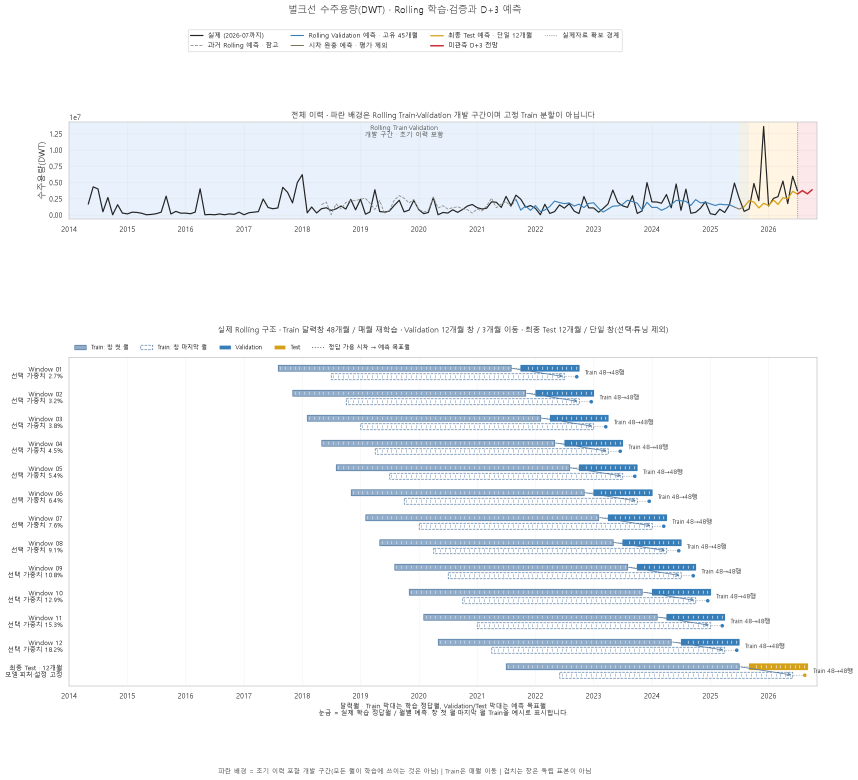
#> input picture frontend/src/assets/forecast/bulk.png, 1715 x 1560 px (shown at 1/2 size)
$ python -i trim_weakc.py   (imports and definitions only)
#> lines starting #> are read from the running program, lines starting #| are printed output that depends on the picture; after the words box and inside, x2 and y2 are one past the last pixel; in counts of white or black regions, pixels touching at a corner belong together
"""약신호 필터 막대 그림(s{k}_weakt.webp)에서 0% 행을 잘라 낸 요약판(s{k}_weakc.webp)을 만든다.

막대가 있는 행 + (있으면) 범례·x축만 남기고, 잘린 자리는 회색 점선으로 표시한다.
반환값: 선종 인덱스별 {"shown": 남긴 행 수, "zero": 생략한 0% 행 수}
"""
from pathlib import Path

import numpy as np
from PIL import Image, ImageDraw


def trim_one(src: Path, dst: Path) -> dict:
#> called with dst = 'out.png'
    im = Image.open(src).convert("RGB")
    a = np.array(im).astype(int)
    H, W, _ = a.shape
#> H = 1560; W = 1715
    r, g, b = a[..., 0], a[..., 1], a[..., 2]
#> r: shape (1560, 1715) int64; 222 distinct labels, from 34 to 255
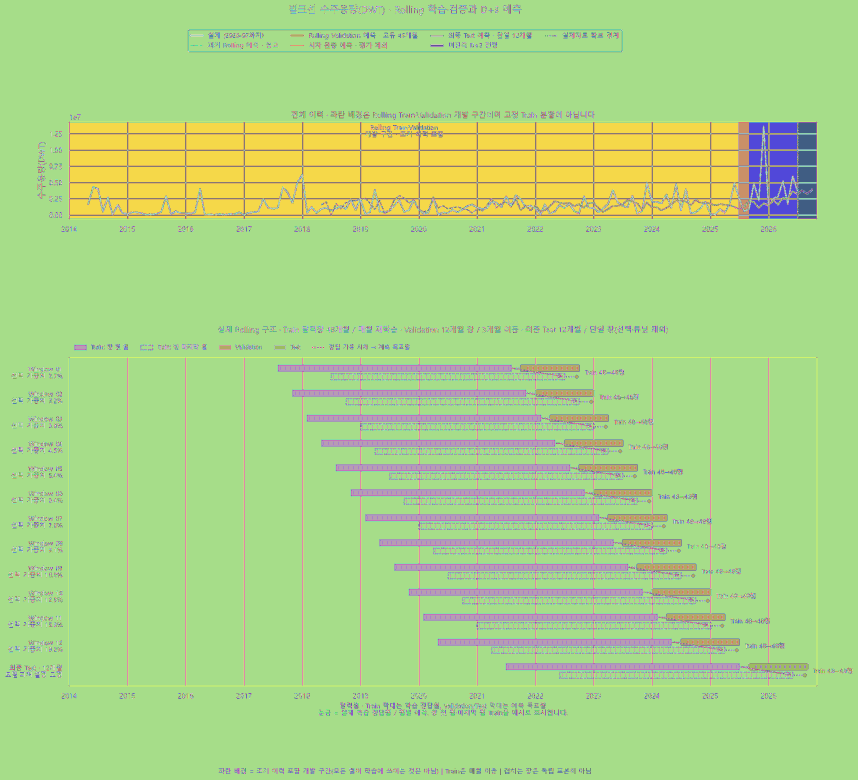
#> g: shape (1560, 1715) int64 (shown at 1/2 size); 222 distinct labels, from 34 to 255; one colour per label, 0 black
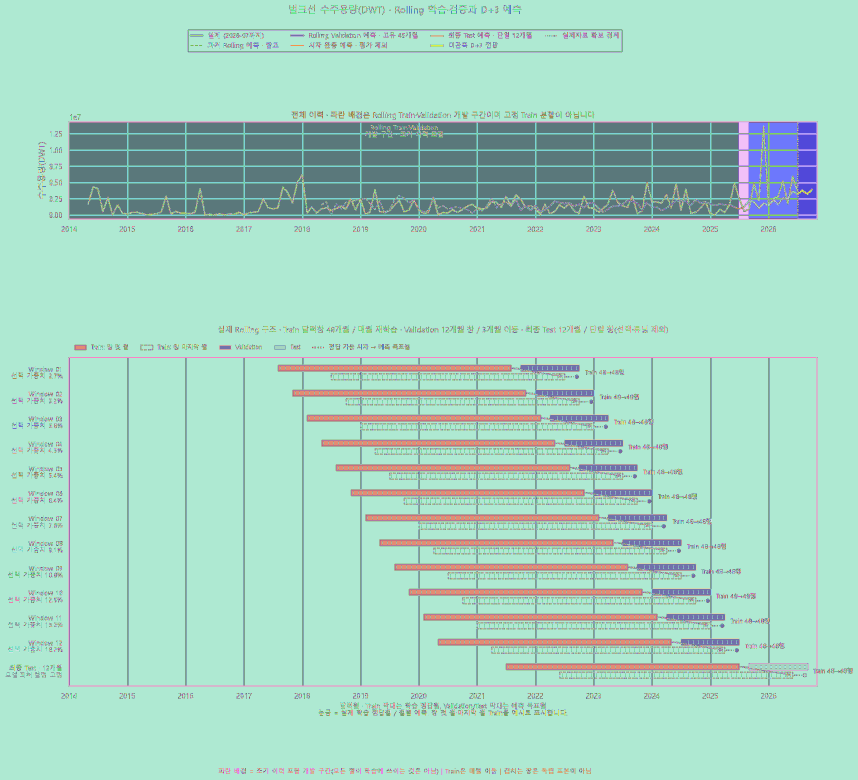
#> b: shape (1560, 1715) int64 (shown at 1/2 size); 233 distinct labels, from 23 to 255; one colour per label, 0 black
    bar = ((b > 140) & (r < 120) & (g < 150) & (b - r > 50)) | ((r > 170) & (g < 110) & (b < 110))
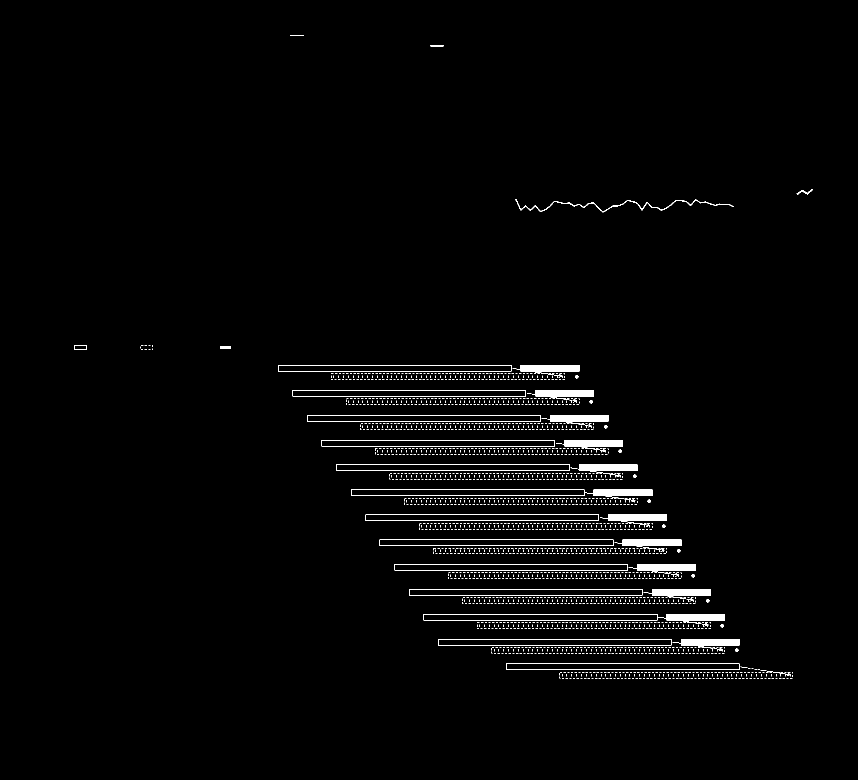
#> bar: shape (1560, 1715) bool (shown at 1/2 size); 1.6% white; 2300 white regions (2248 under 20 px), largest, box (x1, y1, x2, y2) and area: (1025, 730, 1159, 756) 1576, (1200, 1029, 1334, 1055) 1575, (1170, 979, 1305, 1005) 1573
    ys, xs = np.where(bar)
    left = int(xs.min())
#> left = 149
    rows = np.unique(ys)
#> rows = 438 values from 70 to 1356
    cl, s, p = [], rows[0], rows[0]
#> cl = []; s = 70; p = 70
    for y in rows[1:]:
        if y - p > 3:
            cl.append((s, p))
            s = y
        p = y
#> this loop made 437 passes
#> (y, s, p) on passes 2, 5, 16, 43, 53: (90, 90, 90), (378, 378, 378), (398, 398, 398), (690, 690, 690), (730, 730, 730)
#> s on passes 82, 112, 142, 171, 201, 231: 780, 830, 880, 929, 979, 1029
#> after the loop, cl = [(70, 71), (90, 92), (378, 388), (398, 424), (690, 699), (730, 759), (780, 809), (830, 859), (880, 908), (929, 958), (979, 1008), (1029, 1058), (1079, 1107), (1128, 1157), (1178, 1207), (1228, 1257), (1278, 1306)]
    cl.append((s, p))
    gap = int(np.median([cl[i + 1][0] - cl[i][0] for i in range(len(cl) - 1)]))
#> gap = 50
    dark = (r < 90) & (g < 90) & (b < 90)
#> dark: shape (1560, 1715) bool; 0.7% white in thin lines or dots
    dx = left + 5 + int(np.argmax(dark[:, left + 5:].sum(0)))  # 제거 기준 점선
#> dx = 1535
    gray = (r < 225) & (r > 140) & (abs(r - b) < 12)
#> gray: shape (1560, 1715) bool; 1.3% white in thin lines or dots
    fr = W
#> fr = 1715
    for x in range(dx + 3, min(W, dx + 200)):
        if gray[cl[0][0]:cl[-1][1], x].mean() > 0.9:
            fr = x + 3
            break
    right = min(W, fr + 30)
#> right = 1715
    ink = (r < 160) & (g < 160) & (b < 160)
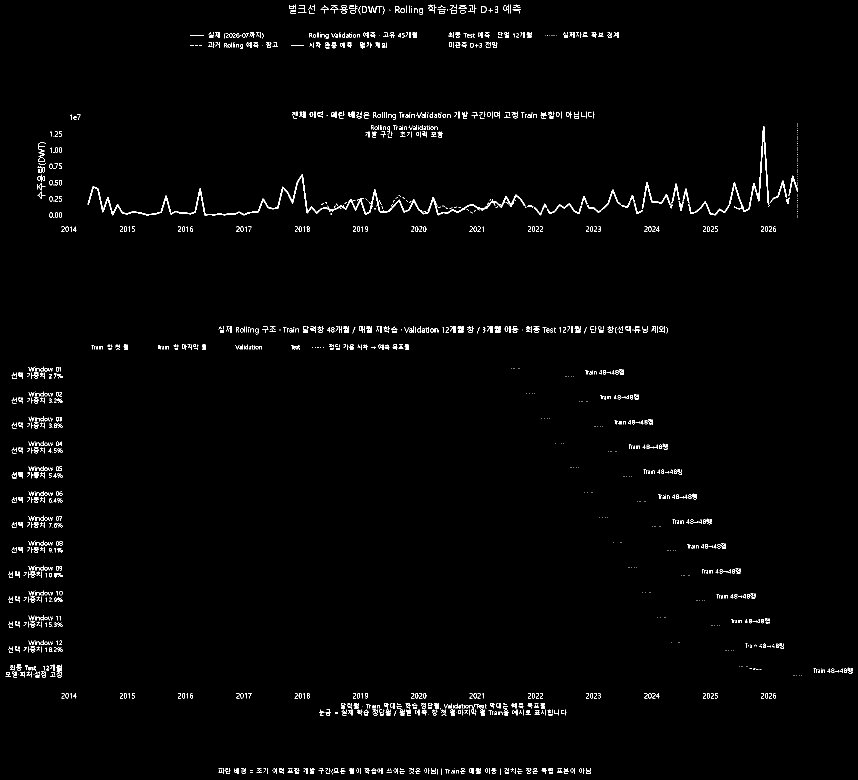
#> ink: shape (1560, 1715) bool (shown at 1/2 size); 1.3% white in thin lines or dots
    ytop = max(0, int(np.where(ink[:, :right].sum(1) > 2)[0][0]) - 10)
#> ytop = 0
    ycut = int(cl[-1][1] + gap * 0.22)
#> ycut = 1367
    parts = [im.crop((0, ytop, right, ycut))]
    rowg = gray[:, left:fr - 3].mean(1)
#> rowg = 1560 values, max 0.951 at index 243, min 0 at index 0, mean 0.0123
    fb = [y for y in range(ycut, H) if rowg[y] > 0.85]
#> fb = [1371, 1372]
    yb = fb[-1] if fb else None
#> yb = 1372
    has_ticks = yb is not None and dark[yb + 5:min(H, yb + 60), left + 5:dx - 6].sum() > 30
#> has_ticks = True
    lab = dark[:int(H * 0.97), :left - 10]
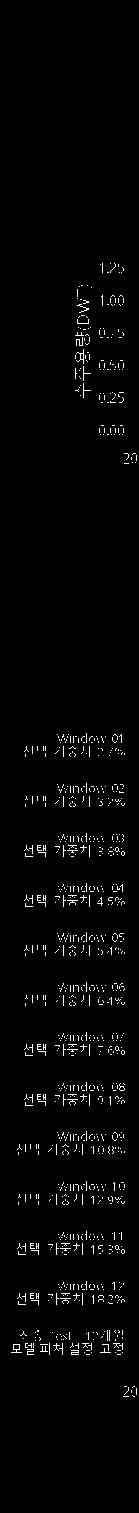
#> lab: shape (1513, 139) bool; 1.9% white in thin lines or dots, all inside (x1, y1, x2, y2) = (11, 263, 137, 1397)
    lr = np.where(lab.sum(1) > 2)[0]
#> lr = 355 values from 263 to 1396
    c0 = (cl[0][0] + cl[0][1]) / 2
#> c0 = 70.5
    lastlab = lr[lr < (yb if has_ticks else H)].max()
#> lastlab = 1354
    zero = max(0, int(round((lastlab - c0) / gap)) + 1 - len(cl))
#> zero = 9
    if has_ticks:
        rr = np.where(dark[ycut:yb - 3, left + 6:left + 600].sum(1) > 3)[0]
#> rr = empty array
        y0 = ycut + int(rr[0]) - 12 if len(rr) else yb - 4
#> y0 = 1368
        bot = im.crop((0, y0, right, H)).copy()
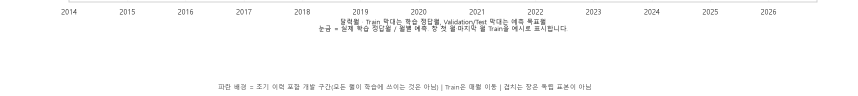
#> bot: PIL image 1715x192 RGB (shown at 1/2 size); min 38, max 255, mean 251.3
        ImageDraw.Draw(bot).rectangle((0, 0, left - 3, max(0, yb - y0)), fill="white")
        parts.append(bot)
    else:
        parts.append(Image.new("RGB", (right, 6), "white"))
    out = Image.new("RGB", (right, sum(q.height for q in parts) + 24), "white")
#> out: PIL image 1715x1583 RGB; every value is 255
    d = ImageDraw.Draw(out)
    out.paste(parts[0], (0, 0))
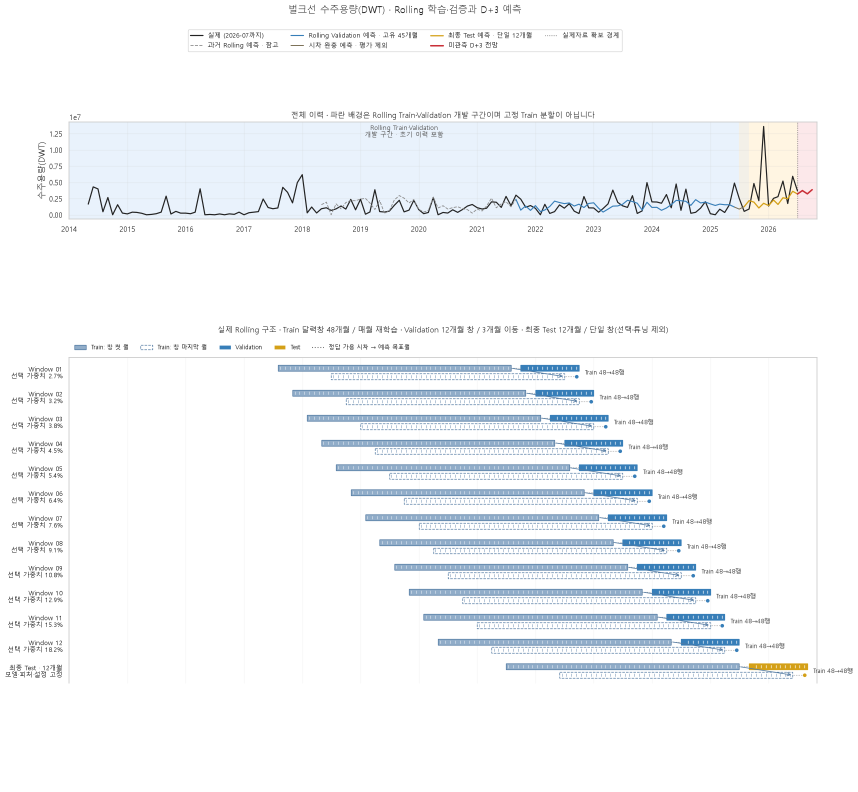
#> out: PIL image 1715x1583 RGB (shown at 1/2 size); mean R, G, B 244.2, 246.5, 248.8
    y = parts[0].height
#> y = 1367
    for x in range(left, right - 10, 18):
        d.line((x, y + 12, x + 9, y + 12), fill=(150, 150, 150), width=2)
    out.paste(parts[1], (0, y + 24))
    out.save(dst, quality=90)
    return {"shown": len(cl), "zero": zero}


def trim_all(img_dir: Path, n: int = 5) -> dict:
    return {k: trim_one(img_dir / f"s{k}_weakt.webp", img_dir / f"s{k}_weakc.webp") for k in range(n)}


# [2 lines not run here, left out]

>>> result = trim_one('../../frontend/src/assets/forecast/bulk.png', 'out.png')
#> result = {'shown': 18, 'zero': 9}

$ run again, on frontend/src/assets/forecast/chemical.png
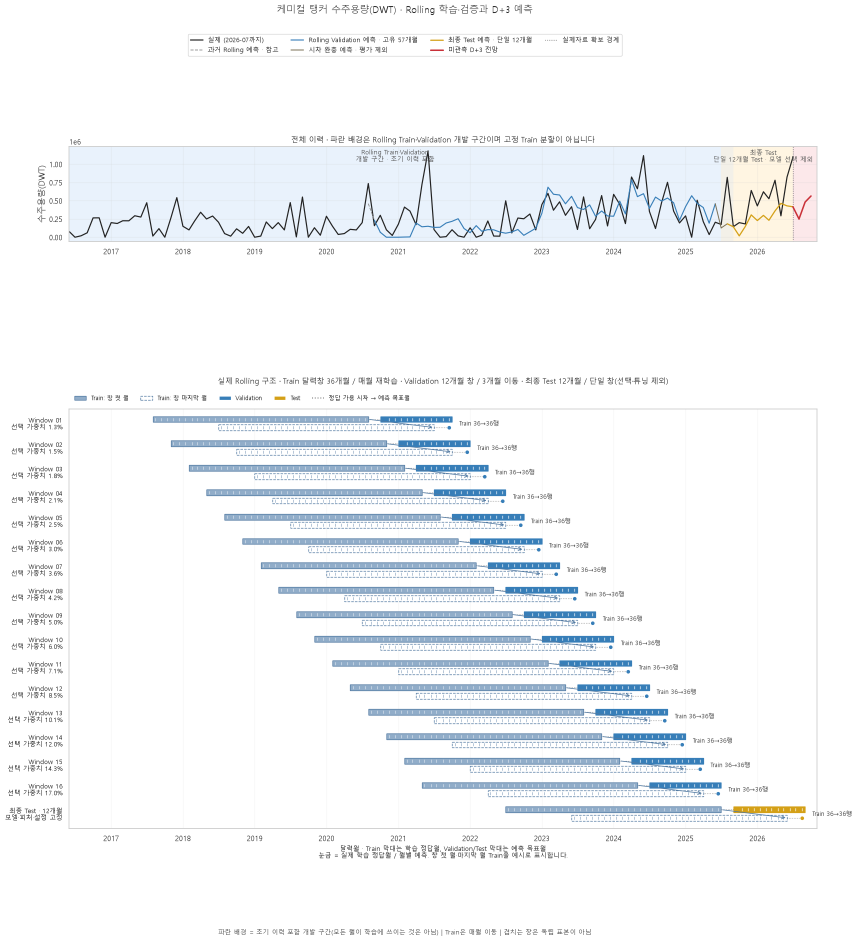
#> input picture frontend/src/assets/forecast/chemical.png, 1713 x 1882 px (shown at 1/2 size)
#> r: shape (1882, 1713) int64; 222 distinct labels, from 34 to 255
#> g: shape (1882, 1713) int64; 222 distinct labels, from 34 to 255
#> b: shape (1882, 1713) int64; 233 distinct labels, from 23 to 255
#> in trim_one, `bar = ((b > 140) & (r < 120) & (g < 150) & (b - r > 50)) | ((r > 170) ..`:
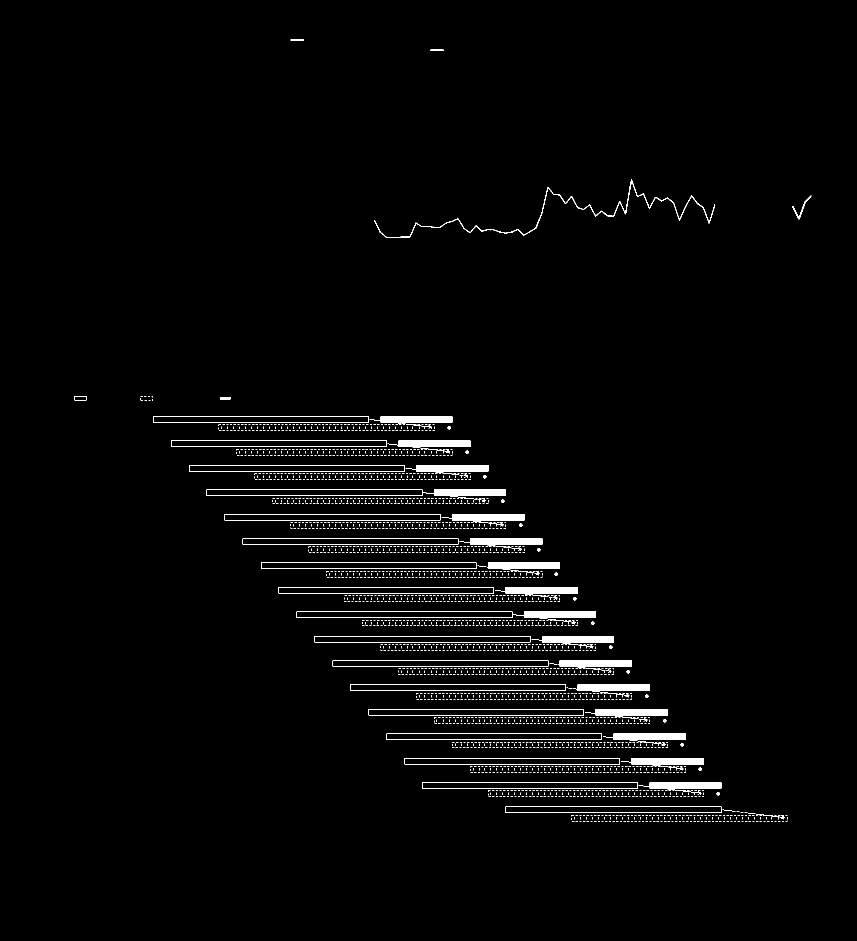
#> bar: shape (1882, 1713) bool (shown at 1/2 size); 1.9% white; 2620 white regions (2554 under 20 px), largest, box (x1, y1, x2, y2) and area: (748, 359, 1430, 475) 1995, (883, 1028, 1049, 1053) 1943, (1242, 1516, 1408, 1541) 1942
#> left = 149
#> rows = 612 values from 79 to 1642
#> in trim_one, `cl, s, p = [], rows[0], rows[0]`: cl = []; s = 79
#> the loop in trim_one, `for y in rows[1:]:` made 611 passes
#> (y, s, p) on passes 2, 5: (99, 99, 99), (359, 359, 359)
#> after the loop in trim_one, `for y in rows[1:]:`: cl = [(79, 80), (99, 101), (359, 474), (792, 800), (833, 861), (881, 910), (930, 959), (979, 1007), (1028, 1056), (1077, 1105), (1125, 1154), (1174, 1203), (1223, 1251), (1272, 1300), (1321, 1349), (1369, 1398), (1418, 1447), (1467, 1495), (1516, 1544), (1565, 1593)]
#> gap = 49
#> dark: shape (1882, 1713) bool; 0.64% white in thin lines or dots
#> dx = 734
#> gray: shape (1882, 1713) bool; 1.2% white in thin lines or dots
#> ink: shape (1882, 1713) bool; 1.3% white in thin lines or dots
#> ytop = 0
#> ycut = 1652
#> rowg = 1882 values, max 0.952 at index 292, min 0 at index 0, mean 0.0109
#> fb = [1656, 1657]
#> yb = 1657
#> has_ticks = True
#> lab: shape (1825, 139) bool; 2% white in thin lines or dots, all inside (x1, y1, x2, y2) = (11, 324, 125, 1641)
#> lr = 414 values from 324 to 1640
#> c0 = 79.5
#> lastlab = 1640
#> zero = 12
#> rr = empty array
#> y0 = 1653
#> in trim_one, `out.paste(parts[0], (0, 0))`:
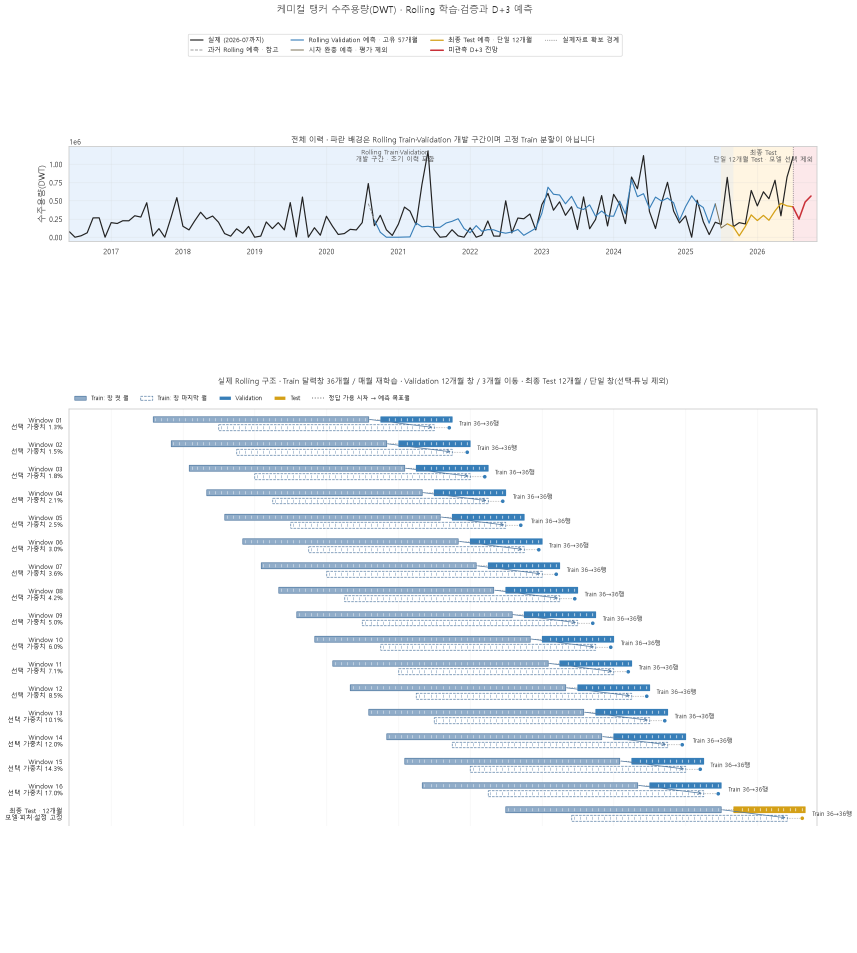
#> out: PIL image 1713x1905 RGB (shown at 1/2 size); mean R, G, B 244.3, 246.6, 248.7
#> result = {'shown': 21, 'zero': 12}
